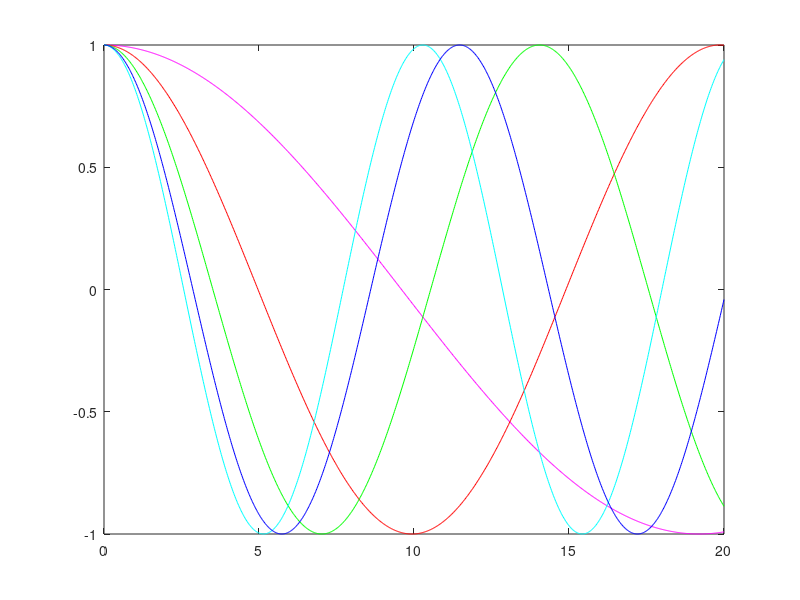

The MATLAB source for this figure: (Note: this script raises an error after producing the figure.)
%QUESTION 1A
clear
clc
close all
[m1,m2,m3,m4,m5]=deal(10);
[k1,k2,k3,k4,k5,k6]=deal(1);
K = [k1+k2 -k2 0 0 0;
    -k2, k2+k3, -k3 0 0;
    0 -k3 k3+k4 -k4 0;
    0 0 -k4, k4+k5, -k5;
    0 0 0 -k5, k4+k5];
M = [m1 0 0 0 0;
    0 m2 0 0 0;
    0 0 m3 0 0;
    0 0 0 m4 0;
    0 0 0 0 m5];
[abb,lambda]=eig(K,M);
Wn=sqrt(diag(lambda));
fprintf('Eigne Values is \n');
disp(lambda);
fprintf('Natural Frequeniy is \n');
disp(Wn);
A = -inv(M)*K;
PHI = A^(1/2);
[U,L] = eig(PHI);
u1 = U(:,1);
u2 = U(:,2);
u3 = U(:,2);
u4 = U(:,2);
u5 = U(:,2);
l1 = L(1,1);
l2 = L(2,2);
l3 = L(3,3);
l4 = L(4,4);
l5 = L(5,5);

tout = linspace(0,20,1000);

mode1 = exp(l1*tout);
mode2 = exp(l2*tout);
mode3 = exp(l3*tout);
mode4 = exp(l4*tout);
mode5 = exp(l5*tout);

figure(1)
plot(tout,mode1,'m')
hold on
plot(tout,mode2,'r-')
hold on
plot(tout,mode3,'g-')
hold on
plot(tout,mode4,'c-')
hold on
plot(tout,mode5,'b-')
legend({'mode1','mode2','mode3','mode4','mode5'},"AutoUpdate","on",NumColumns=2 )
xlabel('real')
ylabel('imag')
zlabel('t')
%%%3D plot with real and imaginary
figure(2)
plot3(real(mode1),imag(mode1),tout, 'm')
hold on
plot3(real(mode2),imag(mode2),tout,'r-')
hold on
plot3(real(mode3),imag(mode3),tout,'g-')
hold on
plot3(real(mode4),imag(mode4),tout,'c-')
hold on
plot3(real(mode5),imag(mode5),tout,'b-')
legend({'mode1','mode2','mode3','mode4','mode5'},"AutoUpdate","on",NumColumns=2 )
xlabel('real')
ylabel('imag')
zlabel('t')